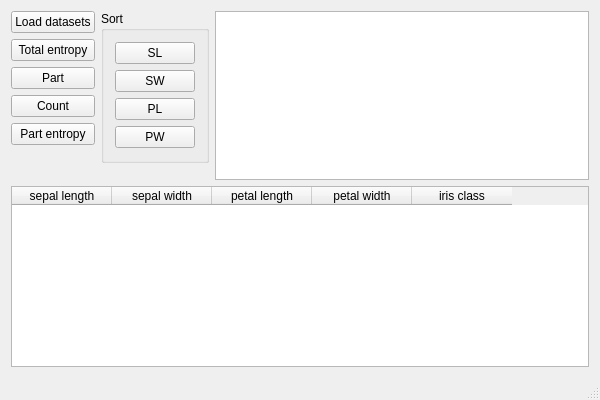
<?xml version="1.0" encoding="UTF-8"?>
<ui version="4.0">
 <class>MainWindow</class>
 <widget class="QMainWindow" name="MainWindow">
  <property name="geometry">
   <rect>
    <x>0</x>
    <y>0</y>
    <width>600</width>
    <height>400</height>
   </rect>
  </property>
  <property name="windowTitle">
   <string>Decision Tree - Iris</string>
  </property>
  <widget class="QWidget" name="centralWidget">
   <layout class="QGridLayout" name="gridLayout">
    <item row="4" column="0">
     <widget class="QPushButton" name="count_PB">
      <property name="text">
       <string>Count</string>
      </property>
     </widget>
    </item>
    <item row="2" column="0">
     <widget class="QPushButton" name="totalEntropy_PB">
      <property name="text">
       <string>Total entropy</string>
      </property>
     </widget>
    </item>
    <item row="1" column="1" rowspan="6">
     <widget class="QGroupBox" name="sort_GP">
      <property name="title">
       <string>Sort</string>
      </property>
      <layout class="QVBoxLayout" name="verticalLayout">
       <item>
        <widget class="QPushButton" name="SL_PB">
         <property name="text">
          <string>SL</string>
         </property>
        </widget>
       </item>
       <item>
        <widget class="QPushButton" name="SW_PB">
         <property name="text">
          <string>SW</string>
         </property>
        </widget>
       </item>
       <item>
        <widget class="QPushButton" name="PL_PB">
         <property name="text">
          <string>PL</string>
         </property>
        </widget>
       </item>
       <item>
        <widget class="QPushButton" name="PW_PB">
         <property name="text">
          <string>PW</string>
         </property>
        </widget>
       </item>
      </layout>
     </widget>
    </item>
    <item row="1" column="0">
     <widget class="QPushButton" name="loadDatasets_PB">
      <property name="text">
       <string>Load datasets</string>
      </property>
     </widget>
    </item>
    <item row="1" column="2" rowspan="7">
     <widget class="QListWidget" name="info_LW"/>
    </item>
    <item row="3" column="0">
     <widget class="QPushButton" name="part_PB">
      <property name="text">
       <string>Part</string>
      </property>
     </widget>
    </item>
    <item row="8" column="0" colspan="3">
     <widget class="QTableWidget" name="datasets_TW">
      <column>
       <property name="text">
        <string>sepal length</string>
       </property>
      </column>
      <column>
       <property name="text">
        <string>sepal width</string>
       </property>
      </column>
      <column>
       <property name="text">
        <string>petal length</string>
       </property>
      </column>
      <column>
       <property name="text">
        <string>petal width</string>
       </property>
      </column>
      <column>
       <property name="text">
        <string>iris class</string>
       </property>
      </column>
     </widget>
    </item>
    <item row="5" column="0">
     <widget class="QPushButton" name="partEntropy_PB">
      <property name="text">
       <string>Part entropy</string>
      </property>
     </widget>
    </item>
   </layout>
  </widget>
  <widget class="QMenuBar" name="menuBar">
   <property name="geometry">
    <rect>
     <x>0</x>
     <y>0</y>
     <width>600</width>
     <height>22</height>
    </rect>
   </property>
  </widget>
  <widget class="QStatusBar" name="statusBar"/>
 </widget>
 <layoutdefault spacing="6" margin="11"/>
 <resources/>
 <connections/>
</ui>
